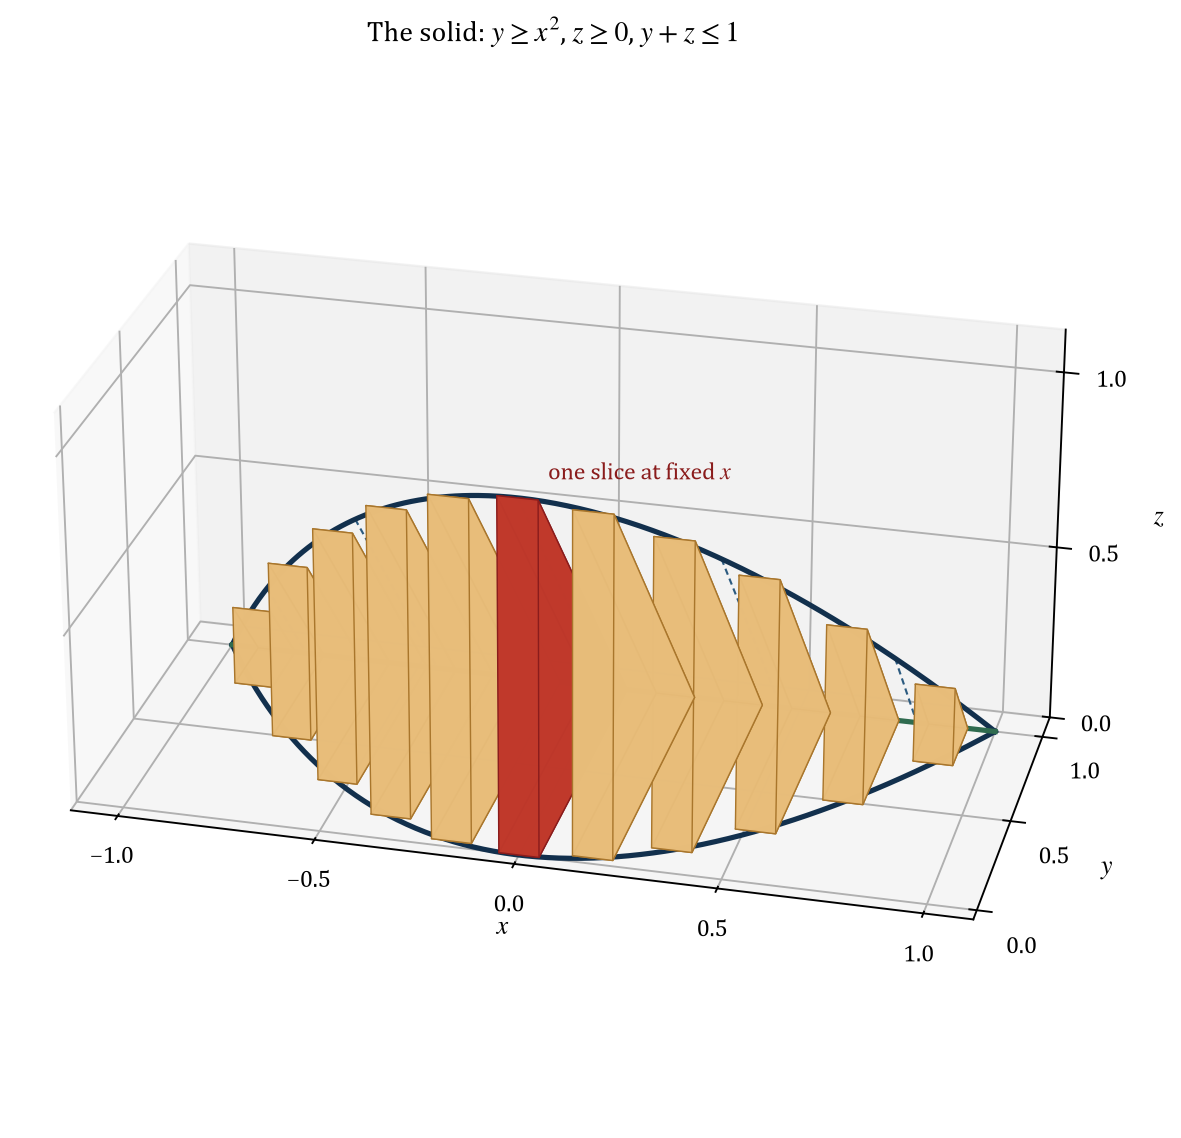

The script that saved this image:
"""Draw the solid bounded by y = x^2, z = 0, and y + z = 1 as a stack of slices.

Each slice sits at a fixed value of x. Its shape is the triangle x^2 <= y <= 1,
0 <= z <= 1 - y, so the slices shrink to a point at x = -1 and at x = 1.
"""

import base64

import matplotlib
import numpy as np

matplotlib.use("Agg")
import matplotlib.pyplot as plt
from mpl_toolkits.mplot3d.art3d import Poly3DCollection

plt.rcParams.update({
    "font.family": "serif",
    "font.serif": ["Cambria", "Times New Roman", "DejaVu Serif"],
    "mathtext.fontset": "stix",
    "font.size": 10,
    "axes.labelsize": 11,
})

figure = plt.figure(figsize=(8.2, 6.8))
axes = figure.add_subplot(1, 1, 1, projection="3d")

slice_count = 11
half_thickness = 0.05
slice_centers = np.linspace(-0.88, 0.88, slice_count)
highlight_index = slice_count // 2

for index, center in enumerate(slice_centers):
    lower_edge = center**2
    height = 1.0 - lower_edge
    left_x = center - half_thickness
    right_x = center + half_thickness
    front_face = [(left_x, lower_edge, 0.0), (left_x, 1.0, 0.0), (left_x, lower_edge, height)]
    back_face = [(right_x, lower_edge, 0.0), (right_x, 1.0, 0.0), (right_x, lower_edge, height)]
    faces = [front_face, back_face]
    for first, second in ((0, 1), (1, 2), (2, 0)):
        faces.append([front_face[first], front_face[second], back_face[second], back_face[first]])
    face_color = "#c0392b" if index == highlight_index else "#e8bd7a"
    edge_color = "#8a1c1c" if index == highlight_index else "#a9762c"
    collection = Poly3DCollection(faces, facecolor=face_color, edgecolor=edge_color,
                                  linewidths=0.6, alpha=0.96)
    axes.add_collection3d(collection)

# Straight lines of the slanted roof z = 1 - y, from the wall up to the ridge y = 1.
for ruling_x in (-0.8, -0.45, 0.0, 0.45, 0.8):
    axes.plot([ruling_x, ruling_x], [ruling_x**2, 1.0], [1.0 - ruling_x**2, 0.0],
              color="#2c5b80", linewidth=0.9, linestyle=(0, (3, 2)))

curve_x = np.linspace(-1.0, 1.0, 300)
axes.plot(curve_x, curve_x**2, np.zeros_like(curve_x), color="#12304d", linewidth=2.2)
axes.plot(curve_x, curve_x**2, 1.0 - curve_x**2, color="#12304d", linewidth=2.2)
axes.plot(curve_x, np.ones_like(curve_x), np.zeros_like(curve_x), color="#2f6b4f", linewidth=2.2)

axes.text(0.06, 0.06, 1.03, "one slice at fixed $x$", color="#8a1c1c", fontsize=10)

axes.set_xlim(-1.12, 1.12)
axes.set_ylim(-0.05, 1.12)
axes.set_zlim(0.0, 1.12)
axes.set_xticks([-1.0, -0.5, 0.0, 0.5, 1.0])
axes.set_yticks([0.0, 0.5, 1.0])
axes.set_zticks([0.0, 0.5, 1.0])
axes.set_xlabel("$x$")
axes.set_ylabel("$y$")
axes.set_zlabel("$z$")
axes.set_box_aspect((2.1, 1.0, 1.0))
axes.view_init(elev=26, azim=-76)
axes.set_title(r"The solid: $y \geq x^{2}$, $z \geq 0$, $y + z \leq 1$", pad=2)

figure.tight_layout()
output_path = "part1_figure1.png"
figure.savefig(output_path, dpi=170, bbox_inches="tight", facecolor="white")
with open(output_path, "rb") as image_file:
    encoded = base64.b64encode(image_file.read()).decode("ascii")
with open("part1_figure1.b64.txt", "w", encoding="ascii") as text_file:
    text_file.write(encoded)
print(f"saved {output_path} and part1_figure1.b64.txt ({len(encoded)} base64 characters)")
